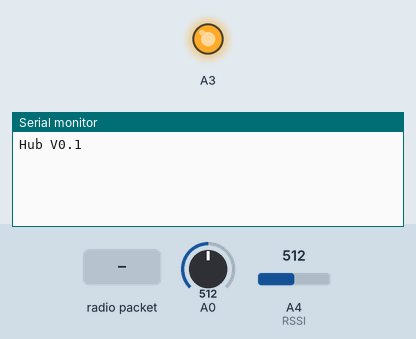
Recording of a sketch running on a simulated Arduino Uno, built with avr-gcc and run on an emulated ATmega328P. Shown: output pins drawn as LEDs (lit = HIGH), the last lines printed to the serial monitor. The inputs (shaded band) are chosen by the test bench; at power-on: A0 = 512, A4 (RSSI) = 512. No radio packets arrive unless stated.

Above: at 1.2 s.
1.3 s: radio packet "to_pl1" arrives
At 2.3 s:
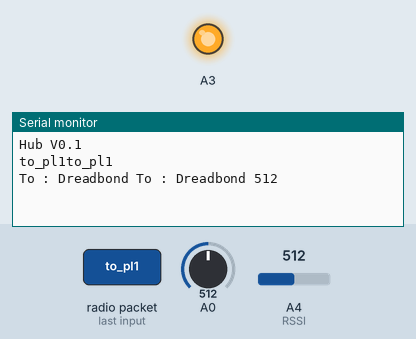
2.8 s: radio packet "to_pl2" arrives
At 3.5 s:
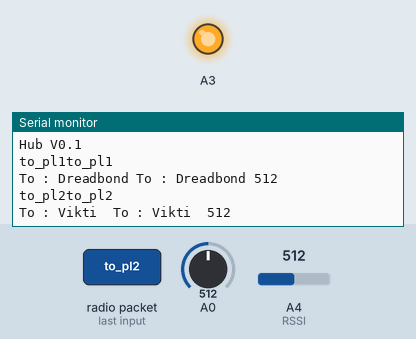
4.3 s: radio packet "to_en1" arrives
At 5.8 s:
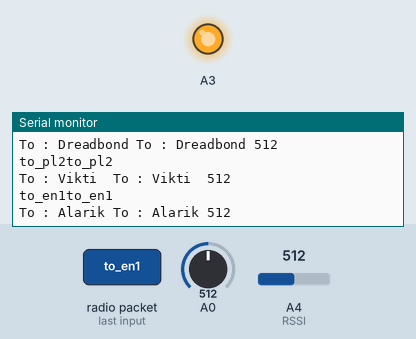

Measured:
- after the input at 1.3 s, the serial monitor: prints a new line at once (image 1)
- after the input at 2.8 s, the serial monitor: prints a new line at once (image 2)
- after the input at 4.3 s, the serial monitor: prints a new line at once (image 3)

The sketch:

hub_0.1.ino
```cpp
#include <VirtualWire.h>

int vie = 0 ;
int mana = 0 ;
int ennVie = 0 ;
int ennMana = 0;
int rssi ;

//char messActual[15];
byte message_in_com ;
char message_out_rf[0] ;

void setup()
{
    pinMode(A0, INPUT);
    Serial.begin(9600);	// Debugging only
    Serial.println("Hub V0.1");
    vw_set_rx_pin(A5);
    vw_set_tx_pin(12);
    // Initialise the IO and ISR
    vw_set_ptt_inverted(true); // Required for DR3100
    vw_setup(2000);	 // Bits per sec

    vw_rx_start();       // Start the receiver PLL running

    pinMode(A5, INPUT); //digital
    pinMode(A4, INPUT); //RSSI
    pinMode(A3, OUTPUT);//5V

    digitalWrite(A5, LOW);
    digitalWrite(A3, HIGH);
}

void loop()
{
rssi = analogRead(A4);


    uint8_t buf[VW_MAX_MESSAGE_LEN];
    uint8_t buflen = VW_MAX_MESSAGE_LEN;

    if (vw_get_message(buf, &buflen)) // Non-blocking
    {
  	//int i; à dégager ?
    char messActual[buflen] = " ";
    digitalWrite(13, true);

          	for (int i = 0; i < buflen; i++) //faisage du message à partir des lettres
              	{
                char lettre = char(buf[i]);
                messActual[i] = lettre ;
              	}


            String qsdqsd = String(messActual);
            int qsdqsdLengh = qsdqsd.length();
            Serial.println(qsdqsd);

            for (int i=0; i < qsdqsdLengh; i++) {
            /////////////////////////////////Pour qui ?/////////////////////////////////
            if (qsdqsd.startsWith("to_pl1", i)) {Serial.print("To : Dreadbond ");}
            if (qsdqsd.startsWith("to_pl2", i)) {Serial.print("To : Vikti  ");}
            if (qsdqsd.startsWith("to_en1", i)) {Serial.print("To : Alarik ");}
            if (qsdqsd.startsWith("to_en2", i)) {Serial.print("To : Rhea ");}
            if (qsdqsd.startsWith("to_blue", i)) {Serial.print("To : Blue team ");}
            if (qsdqsd.startsWith("to_red", i)) {Serial.print("To : Red team ");}

            /////////////////////////////////De qui ?///////////////////////////////////
            if (qsdqsd.startsWith("fr_pl1", i)) {Serial.print("From : Dreadbond ");}
            if (qsdqsd.startsWith("fr_pl2", i)) {Serial.print("From : Vikti ");}
            if (qsdqsd.startsWith("fr_en1", i)) {Serial.print("From : Alarik ");}
            if (qsdqsd.startsWith("fr_en2", i)) {Serial.print("From : Rhea ");}

            /////////////////////////////////Objet//////////////////////////////////////
            if (qsdqsd.startsWith("sw_", i)) {Serial.print("Piquemord ");}
            if (qsdqsd.startsWith("gr_", i)) {Serial.print("Grimoire Arcanique ");}
            if (qsdqsd.startsWith("gt_", i)) {Serial.print("Gant Arcanique ");}

            /////////////////////////////////Action/////////////////////////////////////
            if (qsdqsd.startsWith("stk_", i)) {Serial.print("frappe ");}
            if (qsdqsd.startsWith("aoe_", i)) {Serial.print("atteint ");}
            if (qsdqsd.startsWith("hit_", i)) {Serial.print("touche ");}

            if (qsdqsd.startsWith("fe", i)) {Serial.print("enflamme ");}
            if (qsdqsd.startsWith("po", i)) {Serial.print("empoisonne ");}
            if (qsdqsd.startsWith("be", i)) {Serial.print("berserk ");}

            if (qsdqsd.startsWith("dr", i)) {Serial.print("drain de vie ");}
            if (qsdqsd.startsWith("bf", i)) {Serial.print("boule de feu ");}
            if (qsdqsd.startsWith("pu", i)) {Serial.print("super punch ");}
            //if (qsdqsd.startsWith("bo", i)) {Serial.print("barriere ");}

            if (qsdqsd.startsWith("so", i)) {Serial.print("soigne ");}
            if (qsdqsd.startsWith("bo", i)) {Serial.print("met un bouclier ");}

            /////////////////////////////////Valeur/////////////////////////////////////
            if (qsdqsd.startsWith("val_", i)) {Serial.print("inserer valeur");}

            /////////////////////////////////Heure//////////////////////////////////////
            if (qsdqsd.startsWith("time_", i)) {Serial.print("inserer temps");}

            /////////////////////////////////RSSI///////////////////////////////////////
            if (qsdqsd.startsWith("rssi_", i)) {Serial.print("inserer force signal");}
            }
        digitalWrite(13, false);

        Serial.println(rssi);
    } // fin boucle réception HF

vie = 0 ;
mana = 0 ;
ennVie = 0 ;
ennMana = 0;

rssi = analogRead(A0);
//Serial.println(rssi);

if (Serial.available() > 0) {message_in_com = Serial.read();}

if (message_in_com == 48) {char message_out_rf[13] = "to:br_ss:none" ; vw_send((uint8_t *)message_out_rf, 13); vw_wait_tx(); }
if (message_in_com == 49) {char message_out_rf[12] = "to:br_ss:feu" ; vw_send((uint8_t *)message_out_rf, 12); vw_wait_tx(); }
if (message_in_com == 50) {char message_out_rf[15] = "to:br_ss:poison" ; vw_send((uint8_t *)message_out_rf, 15); vw_wait_tx(); }
if (message_in_com == 51) {char message_out_rf[17] = "to:br_ss:bouclier" ; vw_send((uint8_t *)message_out_rf, 17); vw_wait_tx(); }
if (message_in_com == 52) {char message_out_rf[14] = "to:br_ss:soins" ; vw_send((uint8_t *)message_out_rf, 14); vw_wait_tx(); }
if (message_in_com == 53) {char message_out_rf[14] = "to:br_ss:drain" ; vw_send((uint8_t *)message_out_rf, 14); vw_wait_tx(); }
if (message_in_com == 54) {char message_out_rf[14] = "to:br_ss:punch" ; vw_send((uint8_t *)message_out_rf, 14); vw_wait_tx();}

if (message_in_com == 56) {char message_out_rf[11] = "to:br_vie_1" ; vw_send((uint8_t *)message_out_rf, 11); vw_wait_tx();}
if (message_in_com == 57) {char message_out_rf[12] = "to:br_mana_2" ; vw_send((uint8_t *)message_out_rf, 12); vw_wait_tx();}
if (message_in_com == 58) {char message_out_rf[14] = "to:br_vieEnn_3" ; vw_send((uint8_t *)message_out_rf, 14); vw_wait_tx();}
if (message_in_com == 59) {char message_out_rf[15] = "to:br_manaEnn_4" ; vw_send((uint8_t *)message_out_rf, 15); vw_wait_tx();}

if (message_in_com == 60) {char message_out_rf[13] = "to:sw1_ss:feu" ; vw_send((uint8_t *)message_out_rf, 13); vw_wait_tx(); }
if (message_in_com == 61) {char message_out_rf[16] = "to:sw1_ss:poison" ; vw_send((uint8_t *)message_out_rf, 16); vw_wait_tx(); }
if (message_in_com == 62) {char message_out_rf[17] = "to:sw1_ss:berserk" ; vw_send((uint8_t *)message_out_rf, 17); vw_wait_tx(); }
if (message_in_com == 63) {char message_out_rf[14] = "to:sw1_ss:rien" ; vw_send((uint8_t *)message_out_rf, 14); vw_wait_tx(); }


//if (message_out_rf > 0) {
message_in_com = 0;
message_out_rf[0] = " ";
}
```
